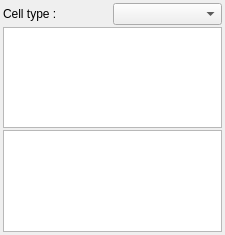
<?xml version="1.0" encoding="UTF-8"?>
<ui version="4.0">
 <class>CellDock</class>
 <widget class="QWidget" name="CellDock">
  <property name="geometry">
   <rect>
    <x>0</x>
    <y>0</y>
    <width>225</width>
    <height>235</height>
   </rect>
  </property>
  <property name="windowTitle">
   <string>Form</string>
  </property>
  <layout class="QGridLayout" name="gridLayout">
   <property name="leftMargin">
    <number>3</number>
   </property>
   <property name="topMargin">
    <number>3</number>
   </property>
   <property name="rightMargin">
    <number>3</number>
   </property>
   <property name="bottomMargin">
    <number>3</number>
   </property>
   <property name="spacing">
    <number>2</number>
   </property>
   <item row="0" column="0">
    <widget class="QLabel" name="label">
     <property name="text">
      <string>Cell type :</string>
     </property>
    </widget>
   </item>
   <item row="0" column="1">
    <widget class="QuietComboBox" name="cellTypes"/>
   </item>
   <item row="2" column="0" colspan="2">
    <widget class="ParamTreeView" name="params"/>
   </item>
   <item row="1" column="0" colspan="2">
    <widget class="FlagTreeView" name="flags"/>
   </item>
  </layout>
 </widget>
 <customwidgets>
  <customwidget>
   <class>ParamTreeView</class>
   <extends>QTreeView</extends>
   <header location="global">GUI/Tabs/treeviews.h</header>
  </customwidget>
  <customwidget>
   <class>FlagTreeView</class>
   <extends>QTreeView</extends>
   <header location="global">GUI/Tabs/treeviews.h</header>
  </customwidget>
  <customwidget>
   <class>QuietComboBox</class>
   <extends>QComboBox</extends>
   <header location="global">GUI/quietwidgets.h</header>
  </customwidget>
 </customwidgets>
 <resources/>
 <connections/>
</ui>
